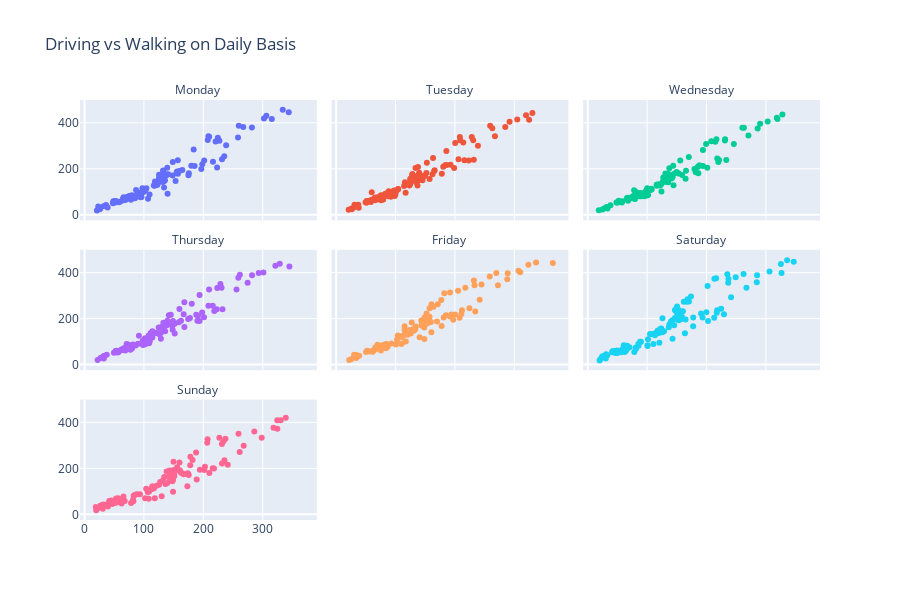

The code cell stored with this chart in its notebook:
### Code cell
fig = px.scatter(
    df,
    x="driving",
    y="walking",
    color="day_name",
    facet_col="day_name",
    facet_col_wrap=3,
    labels={"walking": "", "driving": ""},
    title="Driving vs Walking on Daily Basis",
    width=300 * 3,
    height=200 * 3,
)
fig.update_layout(showlegend=False)
fig.for_each_annotation(lambda a: a.update(text=a.text.split("=")[-1]))
fig.show()
fig.write_image("../plots/Mobility Behavior per Day of Week.png")
